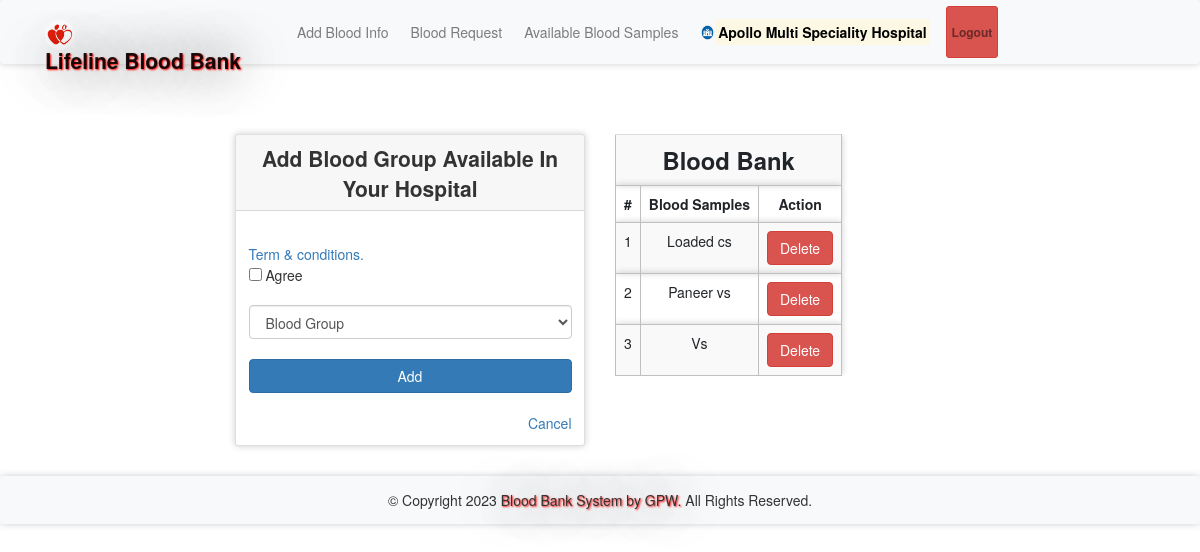
The page /bloodbank/bloodinfo.php (signed in) on the database its author committed.
### tables this page shows
CREATE TABLE `bloodinfo` (
  `bid` int(11) NOT NULL,
  `hid` int(11) NOT NULL,
  `bg` varchar(10) NOT NULL
);

### bloodbank/message.php (called while the page is built, shortened)
<?php $counter=0; if(isset($_GET['msg'])) { ?>
	<div class="col-5 alert alert alert-success alert-dismissible fade show card" id="message">
		<button type="button" class="close" data-dismiss="alert" title="close">&times;</button><?php echo $_GET['msg'];?>
	</div>
<?php }?>

### bloodbank/bloodinfo.php (the view, shortened to what this page needs)
<?php
  require 'file/connection.php';
  if(!isset($_SESSION['hid']))
  {
  header('location:login.php');
  }
  else {
?>
<!DOCTYPE html>
<html>
<?php require 'head.php'; ?>
<body>
  <?php require 'header.php'; ?>
    <div class="container cont">
      <?php require 'message.php'; ?>
      <div class="row justify-content-center">
         <div class="col-lg-4 col-md-5 col-sm-6 col-xs-7 mb-5">
          <div class="card">
            <div class="card-header title">Add blood group available in your hospital</div>
        <div class="card-body">
        <form action="file/infoAdd.php" method="post">
          <a data-toggle="collapse" href="#collapseExample" role="button" aria-expanded="false" aria-controls="collapseExample" title="click to see">Term & conditions. </a><br>
          <input type="checkbox" name="condition" value="agree" required> Agree<br><br>
          <select class="form-control" name="bg" required="">
                <option disabled selected>Blood Group</option>
          </select><br>
          <input type="submit" name="add" value="Add" class="btn btn-primary btn-block"><br>
          <a href="index.php" class="float-right" title="click here">Cancel</a>
        </form>
         </div>
       </div>
     </div>
<?php   if(isset($_SESSION['hid'])){
    $hid=$_SESSION['hid'];
    $sql = "select * from bloodinfo where hid='$hid'";
    $result = mysqli_query($conn, $sql);
  }
  ?>
    <div class="col-lg-4 col-md-5 col-sm-6 col-xs-7 mb-5">
          <table class="table table-striped table-responsive">
            <th colspan="4" class="title">Blood Bank</th>
            <tr>
              <th>#</th>
              <th>Blood Samples</th>
              <th>Action</th>
            </tr>
            <?php while($row = mysqli_fetch_array($result)) { ?>
            <tr>
              <td><?php echo ++$counter; ?></td>
              <td><?php echo $row['bg'];?></td>
              <td><a href="file/delete.php?bid=<?php echo $row['bid'];?>" class="btn btn-danger">Delete</a></td>
            </tr>
            <?php } ?>
          </table>
      </div>
   </div>
</div>
<?php require 'footer.php' ?>
</body>
<?php } ?>

### bloodbank/css/style.css (style rules this page uses)
.cont { padding-top: 40px; text-align: justify; font-size: 1em; }
.card ,nav, .footer,tr,video { border-radius: 3px; transition: all 200ms ease-out; box-shadow: 0px 0px 7px rgba(0, 0, 0, 0.2); }
tr,th,td { border:0.1px solid silver; text-align: center; }
.title { font-weight: bold; font-size: 1.7em; text-transform: capitalize; text-align: center; }
.card-header { font-weight: bolder; font-size: 1.5em; }
form { padding-top: 20px; }
a:link { text-decoration: none; }

### rows shown on the page
bloodinfo: bg "Loaded cs"
bloodinfo: bg "Paneer vs"
bloodinfo: bg "Vs"

### other values the page prints
$_SESSION['hname'] "Apollo Multi Speciality Hospital"
